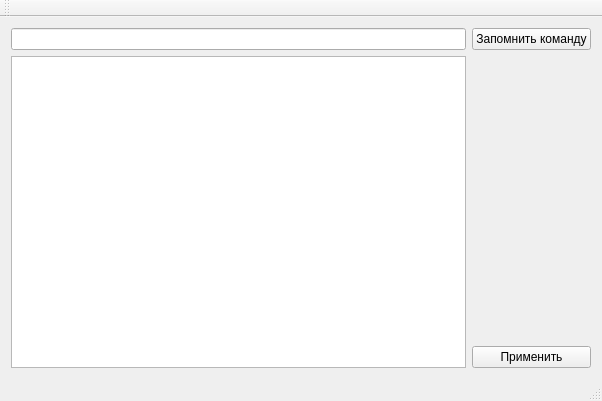
<?xml version="1.0" encoding="UTF-8"?>
<ui version="4.0">
 <class>MainWindow</class>
 <widget class="QMainWindow" name="MainWindow">
  <property name="geometry">
   <rect>
    <x>0</x>
    <y>0</y>
    <width>602</width>
    <height>401</height>
   </rect>
  </property>
  <property name="windowTitle">
   <string>MainWindow</string>
  </property>
  <widget class="QWidget" name="centralWidget">
   <layout class="QGridLayout" name="gridLayout_2">
    <item row="0" column="0">
     <layout class="QGridLayout" name="gridLayout">
      <item row="0" column="0">
       <widget class="QLineEdit" name="lineEdit"/>
      </item>
      <item row="0" column="1" rowspan="2">
       <layout class="QVBoxLayout" name="verticalLayout">
        <item>
         <widget class="QPushButton" name="pushButton">
          <property name="text">
           <string>Запомнить команду</string>
          </property>
         </widget>
        </item>
        <item>
         <spacer name="verticalSpacer">
          <property name="orientation">
           <enum>Qt::Vertical</enum>
          </property>
          <property name="sizeHint" stdset="0">
           <size>
            <width>20</width>
            <height>218</height>
           </size>
          </property>
         </spacer>
        </item>
        <item>
         <widget class="QPushButton" name="pushButton_2">
          <property name="text">
           <string>Применить</string>
          </property>
         </widget>
        </item>
       </layout>
      </item>
      <item row="1" column="0">
       <widget class="QListWidget" name="listWidget"/>
      </item>
     </layout>
    </item>
   </layout>
  </widget>
  <widget class="QMenuBar" name="menuBar">
   <property name="geometry">
    <rect>
     <x>0</x>
     <y>0</y>
     <width>602</width>
     <height>21</height>
    </rect>
   </property>
  </widget>
  <widget class="QToolBar" name="mainToolBar">
   <attribute name="toolBarArea">
    <enum>TopToolBarArea</enum>
   </attribute>
   <attribute name="toolBarBreak">
    <bool>false</bool>
   </attribute>
  </widget>
  <widget class="QStatusBar" name="statusBar"/>
 </widget>
 <layoutdefault spacing="6" margin="11"/>
 <resources/>
 <connections/>
</ui>
